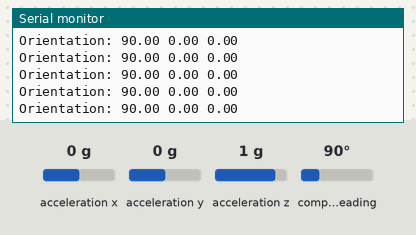
This sketch was run on a simulated Arduino Uno, built with avr-gcc and run on an emulated ATmega328P. Parts: the last lines printed to the serial monitor. The inputs (shaded band) are chosen by the test bench; at power-on: acceleration x 0 g, acceleration y 0 g, acceleration z 1 g, compass heading 90°.

Above: at 2.7 s.
2.8 s: acceleration x set to -1.4 g
At 3.3 s:
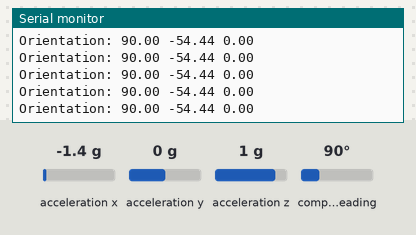
4.3 s: acceleration y set to -1.4 g
At 5.2 s:
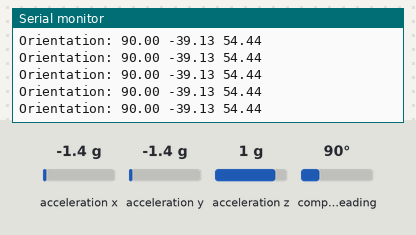
5.8 s: acceleration x set to 0 g
At 6.7 s:
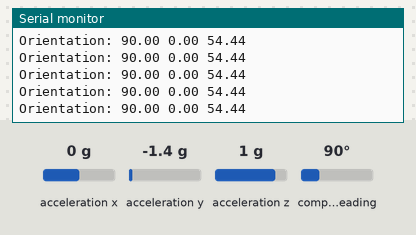
8.8 s: acceleration z set to -1.4 g
At 9.3 s:
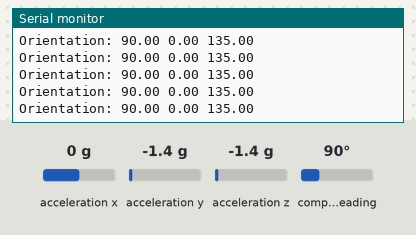
10.3 s: compass heading set to 269°
At 11.2 s:
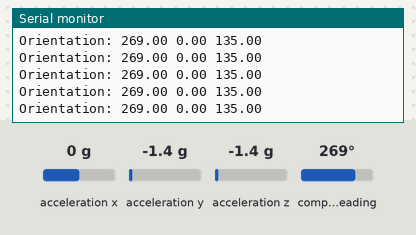
Timing chart, 0 to 13.3 s (numbered marks = the images above; inputs shaded):
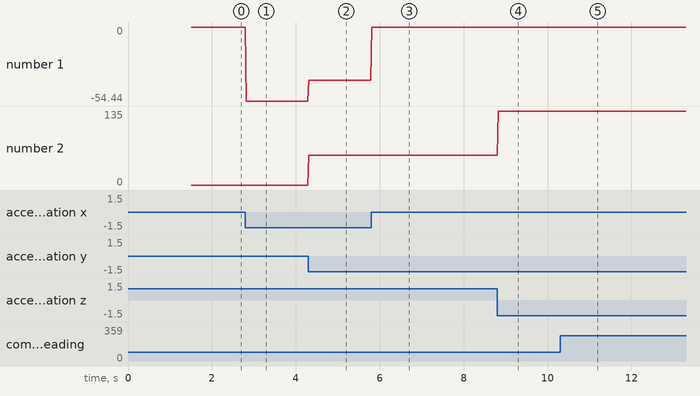

The sketch:

BNO055.ino
```cpp
#include <Wire.h>
#include <Adafruit_Sensor.h>
#include <Adafruit_BNO055.h>
#include <utility/imumaths.h>

/* This driver uses the Adafruit unified sensor library (Adafruit_Sensor),
   which provides a common 'type' for sensor data and some helper functions.

   To use this driver you will also need to download the Adafruit_Sensor
   library and include it in your libraries folder.

   You should also assign a unique ID to this sensor for use with
   the Adafruit Sensor API so that you can identify this particular
   sensor in any data logs, etc.  To assign a unique ID, simply
   provide an appropriate value in the constructor below (12345
   is used by default in this example).

   Connections
   ===========
   Connect SCL to analog 5
   Connect SDA to analog 4
   Connect VDD to 3.3-5V DC
   Connect GROUND to common ground

   History
   =======
   2015/MAR/03  - First release (KTOWN)
*/

/* Set the delay between fresh samples */
#define BNO055_SAMPLERATE_DELAY_MS (20)

// Check I2C device address and correct line below (by default address is 0x29 or 0x28)
//                                   id, address
Adafruit_BNO055 bno = Adafruit_BNO055(55, 0x28);

/**************************************************************************/
/*
    Displays some basic information on this sensor from the unified
    sensor API sensor_t type (see Adafruit_Sensor for more information)
*/
/**************************************************************************/
void displaySensorDetails(void)
{
  sensor_t sensor;
  bno.getSensor(&sensor);
  Serial.println("------------------------------------");
  Serial.print  ("Sensor:       "); Serial.println(sensor.name);
  Serial.print  ("Driver Ver:   "); Serial.println(sensor.version);
  Serial.print  ("Unique ID:    "); Serial.println(sensor.sensor_id);
  Serial.print  ("Max Value:    "); Serial.print(sensor.max_value); Serial.println(" xxx");
  Serial.print  ("Min Value:    "); Serial.print(sensor.min_value); Serial.println(" xxx");
  Serial.print  ("Resolution:   "); Serial.print(sensor.resolution); Serial.println(" xxx");
  Serial.println("------------------------------------");
  Serial.println("");
  delay(500);
}

/**************************************************************************/
/*
    Arduino setup function (automatically called at startup)
*/
/**************************************************************************/
void setup(void)
{
  Serial.begin(1000000L);
  Serial.println("Orientation Sensor Test"); Serial.println("");

  /* Initialise the sensor */
  if(!bno.begin())
  {
    /* There was a problem detecting the BNO055 ... check your connections */
    Serial.print("Ooops, no BNO055 detected ... Check your wiring or I2C ADDR!");
    while(1);
  }

  delay(1000);

  /* Use external crystal for better accuracy */
  bno.setExtCrystalUse(true);

  /* Display some basic information on this sensor */
  displaySensorDetails();
}

/**************************************************************************/
/*
    Arduino loop function, called once 'setup' is complete (your own code
    should go here)
*/
/**************************************************************************/
void loop(void)
{
  /* Get a new sensor event */
  sensors_event_t event;
  bno.getEvent(&event);

  /* Board layout:
         +----------+
         |         *| RST   PITCH  ROLL  HEADING
     ADR |*        *| SCL
     INT |*        *| SDA     ^            /->
     PS1 |*        *| GND     |            |
     PS0 |*        *| 3VO     Y    Z-->    \-X
         |         *| VIN
         +----------+
  */

  /* The processing sketch expects data as roll, pitch, heading */
  Serial.print(F("Orientation: "));
  Serial.print((float)event.orientation.x);
  Serial.print(F(" "));
  Serial.print((float)event.orientation.y);
  Serial.print(F(" "));
  Serial.print((float)event.orientation.z);
  Serial.println(F(""));

  /* Also send calibration data for each sensor. */
//  uint8_t sys, gyro, accel, mag = 0;
//  bno.getCalibration(&sys, &gyro, &accel, &mag);
//  Serial.print(F("Calibration: "));
//  Serial.print(sys, DEC);
//  Serial.print(F(" "));
//  Serial.print(gyro, DEC);
//  Serial.print(F(" "));
//  Serial.print(accel, DEC);
//  Serial.print(F(" "));
//  Serial.println(mag, DEC);

  delay(BNO055_SAMPLERATE_DELAY_MS);
}
```

Measured:
- after the input at 2.8 s, the serial monitor: prints a new line at once (image 1)
- after the input at 4.3 s, the serial monitor: prints a new line at once (image 2)
- after the input at 5.8 s, the serial monitor: prints a new line at once (image 3)
- after the input at 8.8 s, the serial monitor: prints a new line at once (image 4)
- after the input at 10.3 s, the serial monitor: prints a new line at once (image 5)
- plotted number 1: 0 → -54.44 after the input at 2.8 s, -54.44 → -39.13 after the input at 4.3 s
- plotted number 2: 0 → 54.44 after the input at 4.3 s, 54.44 → 135 after the input at 8.8 s
